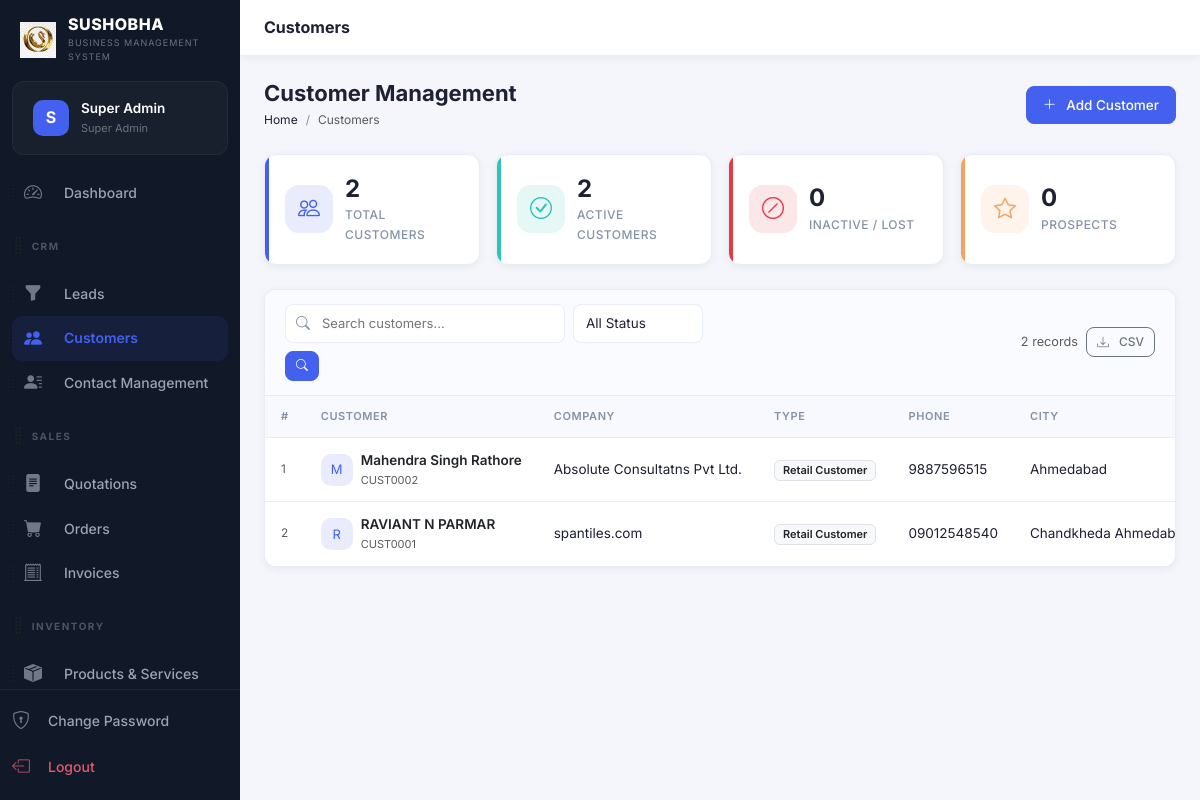
Screenshot of /modules/customers/index.php (signed in) with the database file from the repository.
### tables this page shows
CREATE TABLE `users` (
  `id` int(10) unsigned NOT NULL AUTO_INCREMENT,
  `role_id` int(10) unsigned NOT NULL DEFAULT 5,
  `name` varchar(100) NOT NULL,
  `email` varchar(150) NOT NULL,
  `password` varchar(255) NOT NULL,
  `phone` varchar(20) DEFAULT NULL,
  `avatar` varchar(255) DEFAULT NULL,
  `is_active` tinyint(1) NOT NULL DEFAULT 1,
  `remember_token` varchar(100) DEFAULT NULL,
  `reset_token` varchar(100) DEFAULT NULL,
  `reset_token_expires` datetime DEFAULT NULL,
  `last_login` datetime DEFAULT NULL,
  `login_attempts` int(11) DEFAULT 0,
  `locked_until` datetime DEFAULT NULL,
  `created_at` timestamp NOT NULL DEFAULT current_timestamp(),
  `updated_at` timestamp NOT NULL DEFAULT current_timestamp() ON UPDATE current_timestamp(),
  `access_rights` text DEFAULT NULL,
  PRIMARY KEY (`id`),
  UNIQUE KEY `email` (`email`),
  KEY `role_id` (`role_id`),
  CONSTRAINT `users_ibfk_1` FOREIGN KEY (`role_id`) REFERENCES `roles` (`id`)
);

CREATE TABLE `roles` (
  `id` int(10) unsigned NOT NULL AUTO_INCREMENT,
  `name` varchar(50) NOT NULL,
  `slug` varchar(50) NOT NULL,
  `permissions` longtext DEFAULT NULL CHECK (json_valid(`permissions`)),
  `created_at` timestamp NOT NULL DEFAULT current_timestamp(),
  PRIMARY KEY (`id`),
  UNIQUE KEY `name` (`name`),
  UNIQUE KEY `slug` (`slug`)
);

CREATE TABLE `customers` (
  `id` int(10) unsigned NOT NULL AUTO_INCREMENT,
  `source_lead_id` int(10) unsigned DEFAULT NULL,
  `customer_code` varchar(50) NOT NULL,
  `customer_date` date NOT NULL,
  `company_name` varchar(255) DEFAULT NULL,
  `company_type` varchar(100) DEFAULT NULL,
  `industry_type` varchar(100) DEFAULT NULL,
  `business_category` varchar(100) DEFAULT NULL,
  `company_email` varchar(255) DEFAULT NULL,
  `company_website` varchar(255) DEFAULT NULL,
  `gst_number` varchar(50) DEFAULT NULL,
  `tin_number` varchar(50) DEFAULT NULL,
  `company_status` varchar(50) DEFAULT 'Active',
  `address_line1` text DEFAULT NULL,
  `address_line2` text DEFAULT NULL,
  `area` varchar(255) DEFAULT NULL,
  `city` varchar(100) DEFAULT NULL,
  `state` varchar(100) DEFAULT NULL,
  `country` varchar(100) DEFAULT 'India',
  `pincode` varchar(20) DEFAULT NULL,
  `lat` decimal(10,8) DEFAULT NULL,
  `lng` decimal(11,8) DEFAULT NULL,
  `google_location` text DEFAULT NULL,
  `google_address` text DEFAULT NULL,
  `google_maps_link` text DEFAULT NULL,
  `product_type` varchar(100) DEFAULT NULL,
  `requirement_description` text DEFAULT NULL,
  `converted_from_lead` tinyint(1) DEFAULT 1,
  `assigned_to` int(10) unsigned DEFAULT NULL,
  `created_by` int(10) unsigned DEFAULT NULL,
  `updated_by` int(10) unsigned DEFAULT NULL,
  `created_at` timestamp NOT NULL DEFAULT current_timestamp(),
  `updated_at` timestamp NOT NULL DEFAULT current_timestamp() ON UPDATE current_timestamp(),
  `deleted_at` timestamp NULL DEFAULT NULL,
  PRIMARY KEY (`id`),
  UNIQUE KEY `customer_code` (`customer_code`),
  KEY `source_lead_id` (`source_lead_id`),
  KEY `assigned_to` (`assigned_to`),
  CONSTRAINT `fk_cust_assigned` FOREIGN KEY (`assigned_to`) REFERENCES `users` (`id`) ON DELETE SET NULL,
  CONSTRAINT `fk_cust_lead` FOREIGN KEY (`source_lead_id`) REFERENCES `leads` (`id`) ON DELETE SET NULL
);

### modules/customers/index.php (the view, shortened to what the rows shown need)
<?php
require_once __DIR__ . '/../../config/db.php';
require_once __DIR__ . '/../../includes/auth.php';
require_once __DIR__ . '/../../includes/functions.php';
$search = sanitize($_GET['search'] ?? '');
$status = sanitize($_GET['status'] ?? '');
$page   = max(1, (int)($_GET['page'] ?? 1));
$per    = RECORDS_PER_PAGE;
$where = ['1=1'];
$params = [];
if (!isAdmin()) {
    $where[] = 'c.created_by = ?';
    $params[] = $_SESSION['user_id'];
}
$whereStr = implode(' AND ', $where);
$total = db()->prepare("SELECT COUNT(*) FROM customers c WHERE $whereStr");
$total->execute($params);
$totalCount = $total->fetchColumn();
$pag = paginate($totalCount, $per, $page, BASE_URL . '/modules/customers/index.php?search=' . urlencode($search) . '&status=' . urlencode($status));
$stmt = db()->prepare("SELECT c.*, u.name AS created_by_name,
    (SELECT COUNT(*) FROM quotations q WHERE q.customer_id=c.id) AS quote_count,
    (SELECT COALESCE(SUM(p.amount),0) FROM payments p WHERE p.customer_id=c.id) AS total_paid,
    (SELECT co.name FROM contacts co JOIN contact_relations cr ON co.id = cr.contact_id WHERE cr.entity_type = 'customer' AND cr.entity_id = c.id AND cr.is_primary = 1 LIMIT 1) AS primary_contact_name,
    (SELECT co.mobile FROM contacts co JOIN contact_relations cr ON co.id = cr.contact_id WHERE cr.entity_type = 'customer' AND cr.entity_id = c.id AND cr.is_primary = 1 LIMIT 1) AS primary_contact_phone
    FROM customers c LEFT JOIN users u ON c.created_by=u.id
    WHERE $whereStr ORDER BY c.created_at DESC LIMIT $per OFFSET {$pag['offset']}");
$stmt->execute($params);
$customers = $stmt->fetchAll();
include __DIR__ . '/../../includes/header.php';
?>
<?php include __DIR__ . '/../../includes/sidebar.php'; ?>
<div class="main-content">
<div class="page-content">
<div class="page-header">
  <div class="page-header-left">
    <h1>Customer Management</h1>
  </div>
</div>
<div class="table-wrapper">
  <div class="table-responsive">
    <table class="table crm-table mb-0" id="customersTable">
      <thead><tr>
        <th>#</th><th>Customer</th><th>Company</th><th>Type</th><th>Phone</th><th>City</th>
      </tr></thead>
      <tbody>
        <?php if (empty($customers)): ?>
          <tr><td colspan="9"><div class="empty-state"><i class="bi bi-people"></i><p>No customers found</p><a href="<?= BASE_URL ?>/modules/customers/create.php" class="btn btn-primary btn-sm">Add First Customer</a></div></td></tr>
        <?php else: ?>
          <?php foreach ($customers as $i => $c):
            $displayName = $c['primary_contact_name'] ?: $c['company_name'] ?: 'Customer';
          ?>
          <tr>
            <td class="text-muted small"><?= ($pag['offset']+$i+1) ?></td>
            <td>
              <div class="d-flex align-items-center gap-2">
                <div class="stat-icon primary" style="width:32px;height:32px;border-radius:10px;font-size:13px;flex-shrink:0"><?= strtoupper(substr($displayName,0,1)) ?></div>
                <div>
                  <a href="<?= BASE_URL ?>/modules/customers/view.php?id=<?= $c['id'] ?>" class="fw-semibold text-dark"><?= e($displayName) ?></a>
                  <?php if ($c['customer_code']): ?><div class="text-muted" style="font-size:11px"><?= e($c['customer_code']) ?></div><?php endif; ?>
                </div>
              </div>
            </td>
            <td><?= e($c['company_name'] ?: '—') ?></td>
            <td><span class="badge bg-light text-dark border"><?= e($c['company_type'] ?: '—') ?></span></td>
            <td><?= e($c['primary_contact_phone'] ?: '—') ?></td>
            <td><?= e($c['city'] ?: '—') ?></td>
          </tr>
          <?php endforeach; ?>
        <?php endif; ?>
      </tbody>
    </table>
  </div>
</div>
</div>
</div></div>
<?php include __DIR__ . '/../../includes/footer.php'; ?>

### includes/sidebar.php (shortened to what the rows shown need)
<?php
$user = currentUser();
?>
<nav class="sidebar" id="sidebar">
  <div class="sidebar-user">
    <div class="sidebar-user-avatar">
      <?php if (!empty($user['avatar'])): ?>
        <img src="<?= BASE_URL ?>/<?= e($user['avatar']) ?>" alt="Avatar">
      <?php else: ?>
        <span><?= strtoupper(substr($user['name'] ?? 'U', 0, 1)) ?></span>
      <?php endif; ?>
    </div>
    <div class="sidebar-user-info">
      <span class="user-name"><?= e($user['name'] ?? 'User') ?></span>
      <span class="user-role"><?= ucwords(str_replace('_', ' ', $user['role_slug'] ?? '')) ?></span>
    </div>
  </div>
</nav>

### rows the page displays
users: name "S", name "Super Admin", role.slug "Super Admin"
customers: offset "1", displayName "M", displayName "Mahendra Singh Rathore", customer_code "CUST0002", company_name "Absolute Consultatns Pvt Ltd.", company_type "Retail Customer", primary_contact_phone "9887596515", city "Ahmedabad"
customers: offset "2", displayName "R", displayName "RAVIANT N PARMAR", customer_code "CUST0001", company_name "spantiles.com", company_type "Retail Customer", primary_contact_phone "09012548540", city "Chandkheda…"

### other values shown
APP_NAME "SUSHOBHA"
APP_TAGLINE "BUSINESS MANAGEMENT SYSTEM"
$item['label'] "Dashboard"
$item['label'] "CRM"
$item['label'] "Leads"
$item['label'] "Customers"
$item['label'] "Contact Management"
$item['label'] "SALES"
$item['label'] "Quotations"
$item['label'] "Orders"
$item['label'] "Invoices"
$item['label'] "INVENTORY"
$item['label'] "Products & Services"
$stats['total'] "2"
$stats['active_count'] "2"
